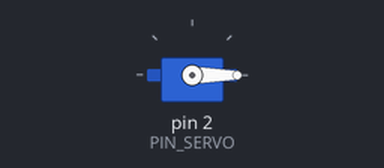
Recording of a sketch running on a simulated Arduino Uno, built with avr-gcc and run on an emulated ATmega328P. On the bench: servo.

Above: at 0.05 s.
At 10.0 s:
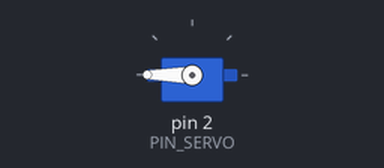
Timing chart, 0 to 13.0 s (numbered marks = the images above):
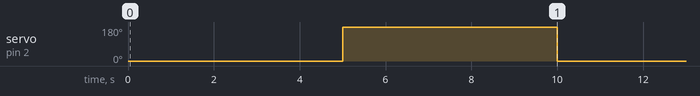

Measured:
- by itself, servo on pin 2 (PIN_SERVO): alternates 180° for 5.0 s and 0° for 5.0 s

The sketch:

cap6_servoMotor.ino
```cpp
#include <Servo.h>

Servo myServo;
#define PIN_SERVO 2
#define PULSO_MIN 700 /*Probar con el servo en la mano si se nota vibración para ir ajustando los valoress min y máx del pulso.*/
#define PULSO_MAX 2350

#define POT 0
int valuePOT;

void setup() {
  myServo.attach(PIN_SERVO, PULSO_MIN, PULSO_MAX);
}

void loop() {
  myServo.write(0);
  delay(5000);
  myServo.write(180);
  delay(5000);
}
```
